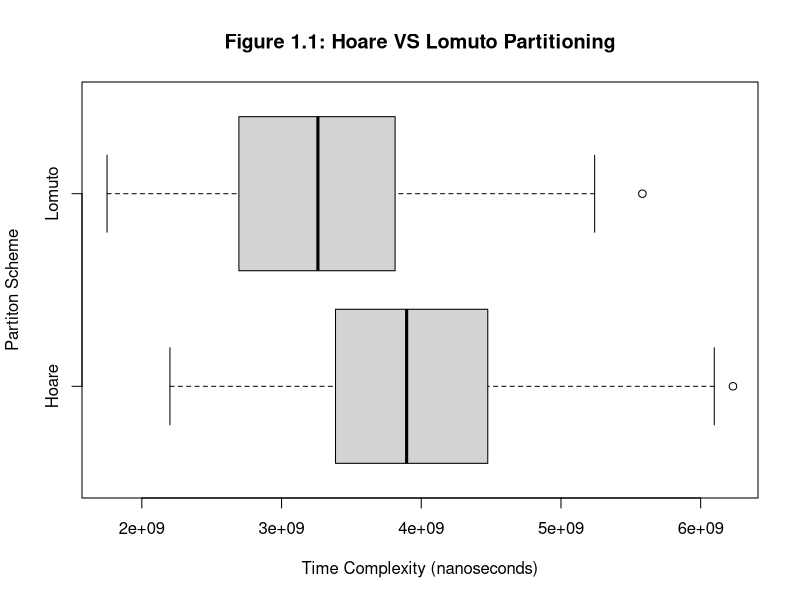
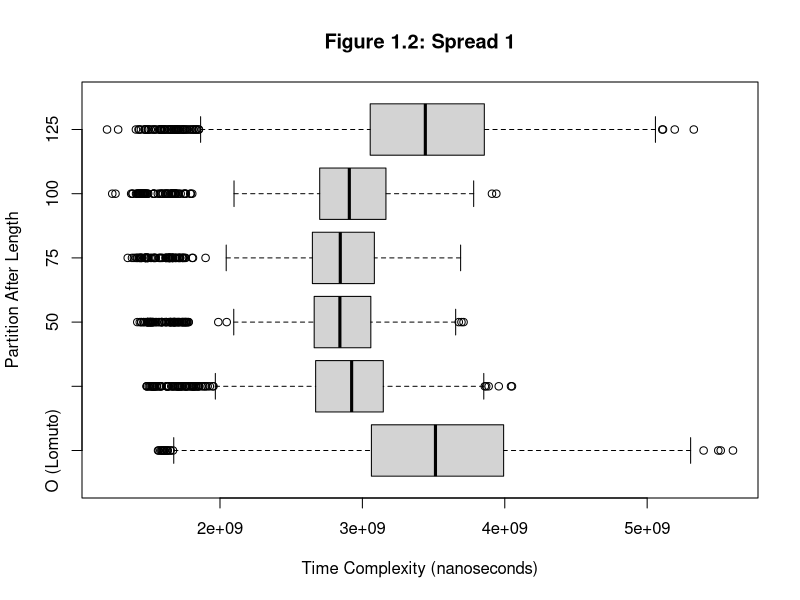
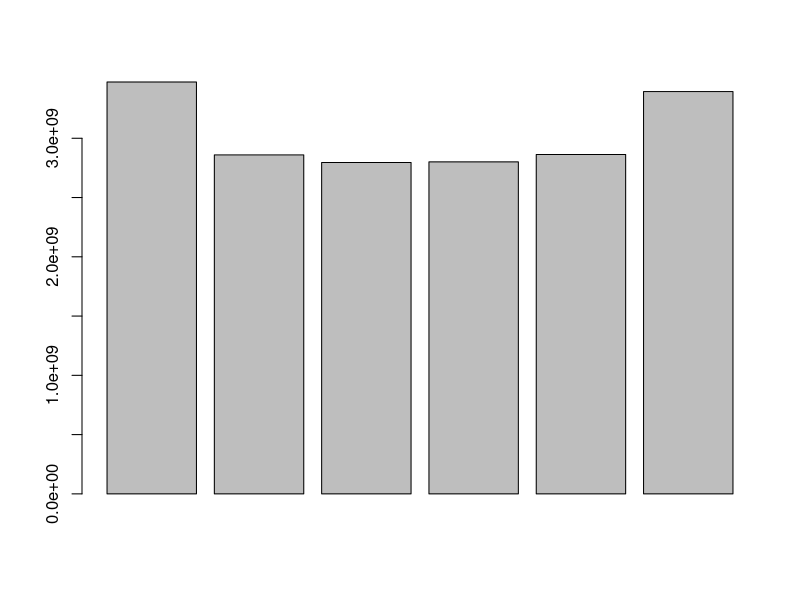
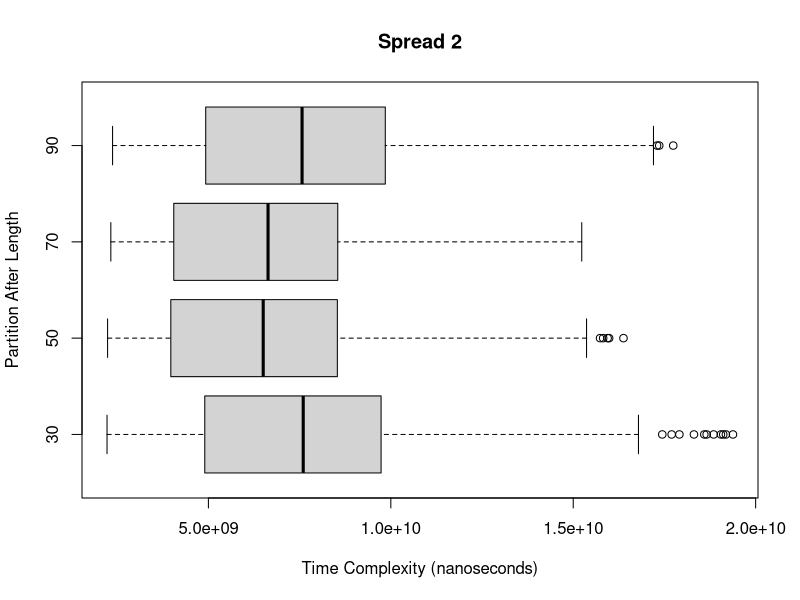
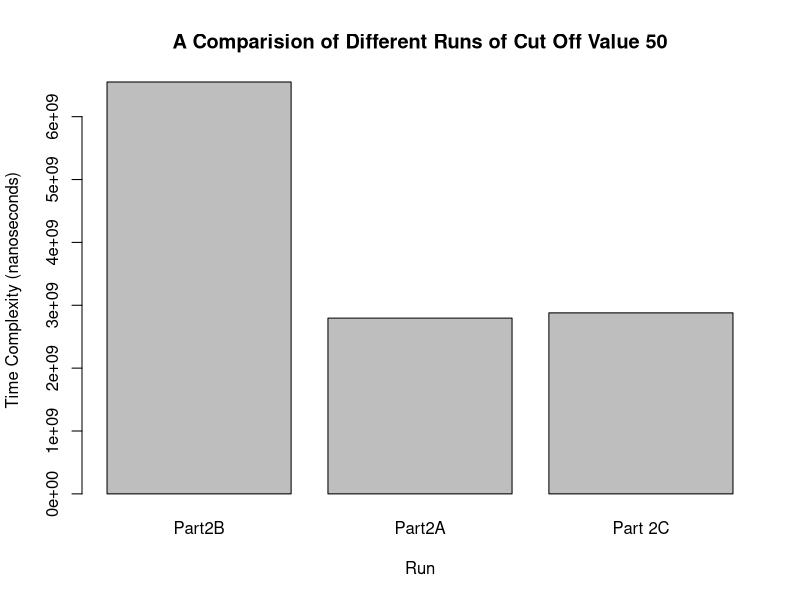
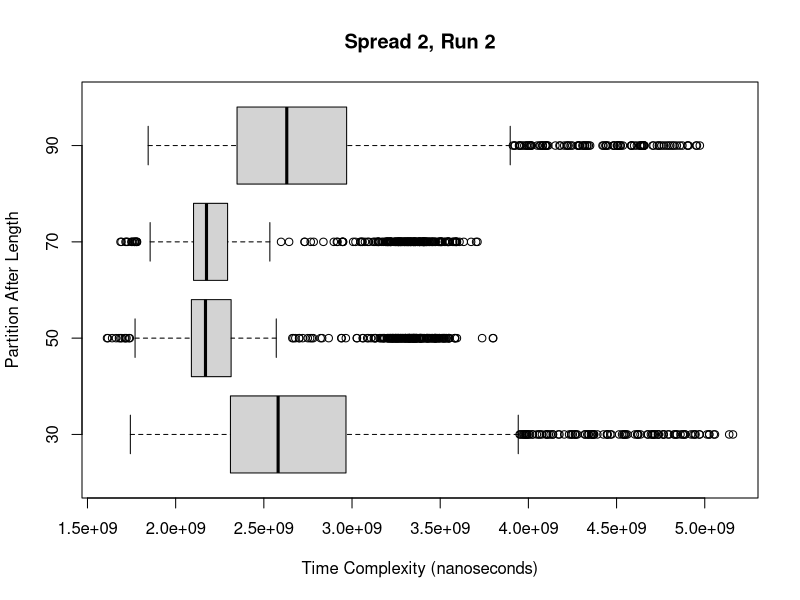
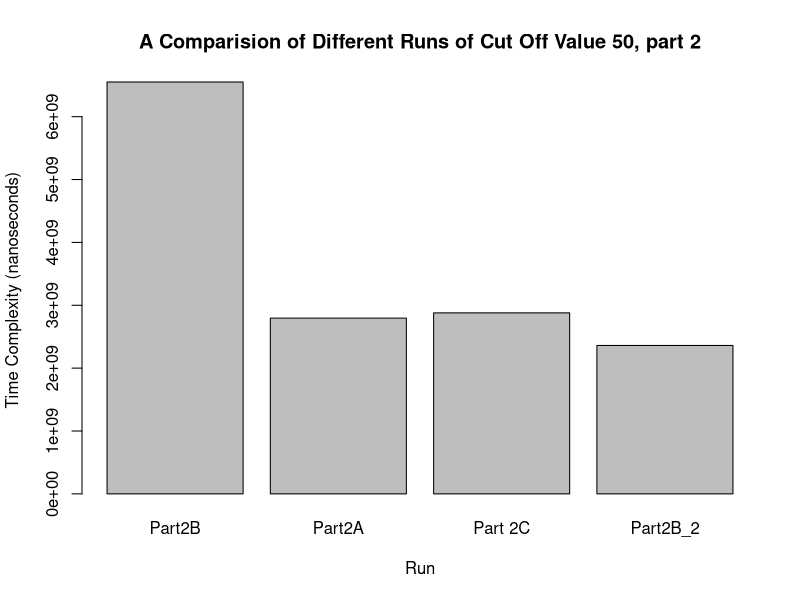
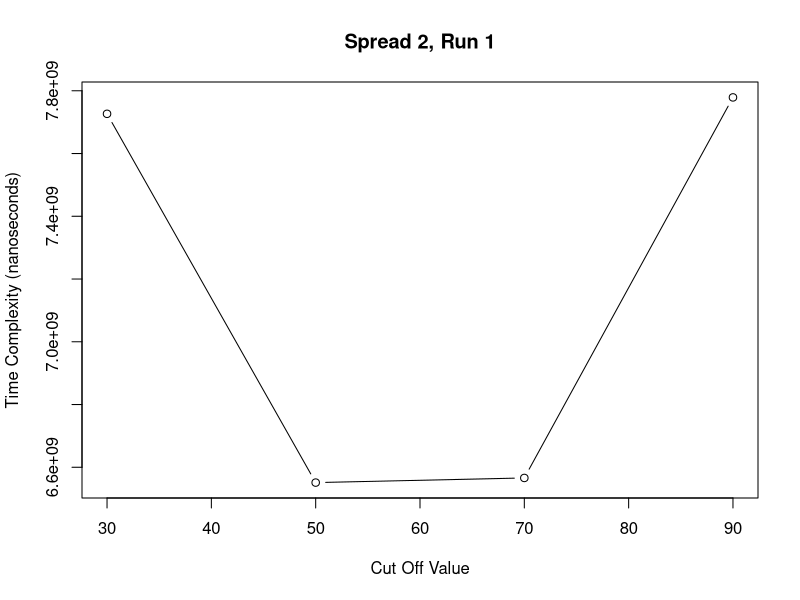

These charts were generated, in order, by the following R code: (Note: this script raises an error after producing the figures.)
## ---- chunk 1
part1 = read.csv("rawData/part1.csv")
part1B = read.csv("rawData/part1B.csv")
part2A= read.csv("rawData/part2A.csv")
part2B= read.csv("rawData/part2B.csv")
part2B_2 = read.csv("rawData/part2B_2.csv")
part2C= read.csv("rawData/part2C.csv")
part2D= read.csv("rawData/part2D.csv")
part2E = read.csv("rawData/part2E.csv")
part2F = read.csv("rawData/part2F.csv")
part3 = read.csv("rawData/part3.csv")
## ---- chunk 2
Hoare = part3$Hoare
Lomuto = part3$Lomuto
Hoare.mean = mean(part3$Hoare)
Lomuto.mean = mean(part3$Lomuto)

boxplot(Hoare, Lomuto, 
        horizontal = TRUE,
        names = c("Hoare", "Lomuto"),
        ylab="Partiton Scheme",
        xlab="Time Complexity (nanoseconds)",
        main="Figure 1.1: Hoare VS Lomuto Partitioning")
## ---- chunk 3
boxplot(part2A$X0, part2A$X25, part2A$X50, part2A$X75, part2A$X100, part2A$X125,
        horizontal = TRUE,
        xlab="Time Complexity (nanoseconds)",
        ylab="Partition After Length",
        names=c("O (Lomuto)", "25", "50", "75", "100", "125"),
        main="Figure 1.2: Spread 1")

labels <- c("O (Lomuto)", "25", "50", "75", "100", "125")
canidates <- c(mean(part2A$X0), mean(part2A$X25), mean(part2A$X50), mean(part2A$X75), mean(part2A$X100), mean(part2A$X125))
setNames(canidates, labels)
barplot(canidates)
c0mean <- mean(part2A$X0)
## ---- chunk 4

mean(part2B$X50)
mean(part2A$X50)
## ---- chunk 5
part2Names=c(30, 50, 70, 90)
boxplot(part2B$X30, part2B$X50, part2B$X70, part2B$X90,
        xlab="Time Complexity (nanoseconds)",
        ylab="Partition After Length",
        names=part2Names,
        horizontal = TRUE,
        main="Spread 2")

## ---- chunk 6
means <- c(mean(part2B$X50), mean(part2A$X50), mean(part2C$X50))
labels <- c("Part2B", "Part2A", "Part 2C")
barplot(means, names=labels, main="A Comparision of Different Runs of Cut Off Value 50", 
        ylab="Time Complexity (nanoseconds)",
        xlab="Run")
## ---- chunk 7

boxplot(part2B_2$QuickThenInsert...30, part2B_2$QuickThenInsert...50, part2B_2$QuickThenInsert...70, part2B_2$QuickThenInsert...90,
        names = part2Names,
        xlab = "Time Complexity (nanoseconds)",
        ylab = "Partition After Length",
        main="Spread 2, Run 2",
        horizontal = TRUE)
## ---- chunk 8
m50 <- mean(part2B_2$QuickThenInsert...50)
m70 <- mean(part2B_2$QuickThenInsert...70)

m50
m70

# Actual distance
m70-m50

# Relative difference
(m50-m70)/m70
(m70-m50)/m50
## ---- chunk 9
means <- c(mean(part2B$X50), mean(part2A$X50), mean(part2C$X50), mean(part2B_2$QuickThenInsert...50))
labels <- c("Part2B", "Part2A", "Part 2C", "Part2B_2")
barplot(means, names=labels, main="A Comparision of Different Runs of Cut Off Value 50, part 2", 
        ylab="Time Complexity (nanoseconds)",
        xlab="Run")
## ---- chunk 10
b2_1 = c(mean(part2B$X30), mean(part2B$X50), mean(part2B$X70), mean(part2B$X90))
b2_2 = c(mean(part2B_2$QuickThenInsert...30), mean(part2B_2$QuickThenInsert...50), mean(part2B_2$QuickThenInsert...70),  
         mean(part2B_2$QuickThenInsert...90))


plot(part2Names, b2_1, type="n", main="Spread 2, Run 1", xlab="Cut Off Value", ylab="Time Complexity (nanoseconds)")
lines(part2Names, b2_1, type="b")

plot(part2Names, b2_2, type="n", main="Spread 2, Run 2", xlab="Cut Off Value", ylab="Time Complexity (nanoseconds)")
lines(part2Names, b2_2, type="b")
## ---- chunk 11
boxplot(part2C$X50,part2C$X55, part2C$X60, part2C$X65, part2C$X70,
        xlab="Time Complexity (nanoseconds)",
        ylab="Partition After Length",
        names=c(50, 55, 60, 65, 70),
        horizontal = TRUE,
        main="Spread 3")

mean(part2C$X60)
(mean(part2A$X0) - mean(part2C$X60)) / mean(part2A$X0) 
## ---- chunk 12
means <- c(mean(part2C$X50), mean(part2C$X55), mean(part2C$X60), mean(part2C$X65), mean(part2C$X70))
sd(means)
table(means)

names = c(50, 55, 60, 65, 70)
plot(names,means, type="b", main="Means of Spread 3", xlab="Cut Off Value", ylab="Sample Mean Time Complexity (nanoseconds)")
lines(names, means, type="n")
## ---- chunk 13
boxplot(part2D$X55,part2D$X57, part2D$X59, part2D$X61, part2D$X63, part2D$X65,
        xlab="Time Complexity (nanoseconds)",
        ylab="Partition After Length",
        names=c(55,57,59,61,63,65),
        horizontal = TRUE,
        main="Spread 4")
## ---- chunk 14
mean <- mean(part2D$X59)
mean
(c0mean - mean) / c0mean
## ---- chunk 15
means <- c(mean(part2D$X55), mean(part2D$X57), mean(part2D$X59), mean(part2D$X61), mean(part2D$X63), mean(part2D$X65))
names <- c(55,57,59,61,63,65)
        

plot(names, means, type="b", main="Means of Spread 4", xlab="Cut Off Value", ylab="Sample Mean Time Complexity (nanoseconds)")
lines(names, means, type="n")

## ---- chunk 16
boxplot(part2E$X57, part2E$X58, part2E$X59, part2E$X60, part2E$X61,
        xlab="Time Complexity (nanoseconds)",
        ylab="Partition After Length",
        names=c(57,58,59,60,61),
        horizontal = TRUE,
        main="Spread 5")
## ---- chunk 17
mean <- mean(part2E$X59)
mean
(c0mean - mean)/c0mean
## ---- chunk 18
boxplot(part2F$Lomuto, part2F$QuickThenInsert...59,
        xlab="Time Complexity (nanoseconds)",
        ylab="Partition Scheme",
        names=c("Lomuto", "Cut off at 59"),
        horizontal = TRUE,
        main="Final Comparison")
## ---- chunk 19
l1 = part2A$X0
l2 = part2F$Lomuto
l3 = part3$Lomuto
c59A = part2F$QuickThenInsert...59
c59C = part2E$X59
c59B = part2D$X59

l = c(l1, l2, l3)
c = c(c59A, c59B, c59C)

boxplot(l, c,
        horizontal = TRUE,
        main = "Aggregate Comparison of Lomuto and Cut Off at 59",
        xlab = "Time Complexity (nanoseconds)",
        ylab = "Partition Scheme",
        names = c("Lomuto", "Cut Off at 59"))
## ---- chunk 20
boxplot(l1, l2, l3, c59A, c59B, c59C,
        main = "Comparison of All Runs, Lomuto and Cut Off at 59",
        xlab = "Time Complexity (nanoseconds)",
        ylab = "Partition Scheme",
        names = c("Lomuto 1", "Lomuto 2", "Lomuto 3", "Cut Off 1", "Cut Off 2", "Cut Off 3"),
        horizontal = TRUE)
## ---- chunk 21
l.mean = mean(l)
c.mean = mean(c)
l.mean
c.mean
dist = l.mean - c.mean
dist
dist / l.mean
## ---- chunk 22
m59 <- mean(part2F$QuickThenInsert...59)
ml <- mean(part2F$Lomuto)
m59
ml
(ml - m59) / ml

## ---- chunk 23
boxplot(part1$Lomuto, part1$MedianOfThree,
        horizontal = TRUE,
        names = c("Lomuto", "Median of Three"),
        main = "Median of Three VS Lomuto Partition",
        xlab = "Time Complexity (nanoseconds)",
        ylab = "Partition Scheme")

## ---- chunk 24
lmean = mean(part1$Lomuto)
mmean = mean(part1$MedianOfThree)

loss = (lmean - mmean) / lmean

lmean
mmean
loss
## ---- chunk 25

bestShot= as.numeric(part1B$BestShot.59)
lomuto = as.numeric(part1B$Lomuto)

boxplot(bestShot, lomuto, horizontal = TRUE,
        names = c("Best Shot", "Lomuto"),
        xlab = "Time Complexity (nanoseconds)",
        ylab = "Contender",
        main = "Combination of Median of Three and Cut Off at 59")
quantile(bestShot)
quantile(lomuto)
## ---- chunk 26
bestShot.mean = mean(bestShot)
lomuto.mean = mean(lomuto)

bestShot.mean
lomuto.mean
(lomuto.mean - bestShot.mean) / lomuto.mean
## ---- chunk 27

## ---- chunk 28
control <- l
hoare <- Hoare
cutoff <- c
median <- part1$MedianOfThree
library <

boxplot(hoare, median, control, cutoff, bestShot,
        names = c("Hoare", "Median of Three", "Lomuto", "Cut Off at 59", "Best Shot", "Library"),
        main = "Aggregate Comparison of All Races",
        ylab = "Contender",
        xlab = "Time Complexity (nanoseconds)")
